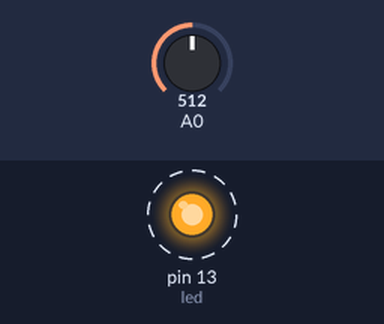
Simulated run of this sketch. Board: Arduino Uno, built with avr-gcc and run on an emulated ATmega328P. On the bench: output pins drawn as LEDs (lit = HIGH). Dashed ring = blinking. The inputs (shaded band) are chosen by the test bench; at power-on: A0 = 512.

Above: at 1.05 s.
1.3 s: A0 set to 485
At 1.3 s:
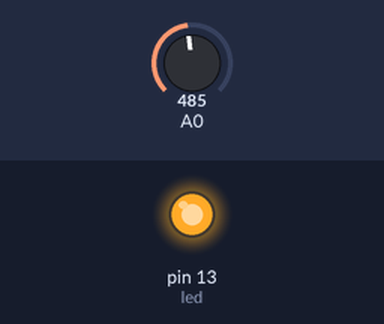
2.8 s: A0 set to 510
At 2.95 s:
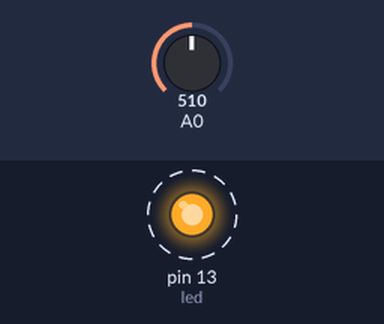
5.8 s: A0 set to 490
7.3 s: A0 set to 511
At 7.45 s:
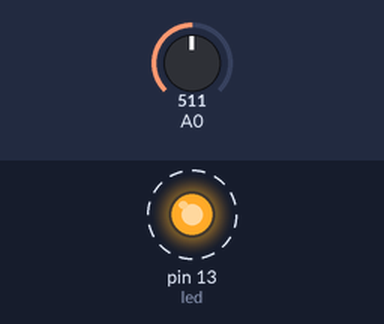
Timing chart, 0 to 11.3 s (numbered marks = the images above; inputs shaded):
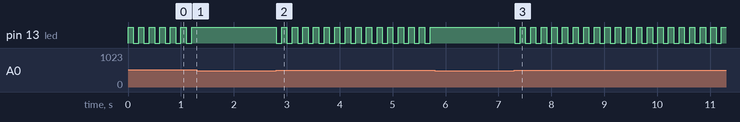

The sketch:

SoundSensorExample.ino
```cpp
/*Sound Sensor Example*/
int led = 13;
int threshold = 500; //Change this value if you want change the sensibility of sensor
int sound;
int led_value;

void setup()
{
    pinMode(led, OUTPUT);
    digitalWrite(led,LOW);
    led_value=0;
}

void loop()
{
    sound = analogRead(A0); // Reads the value from the Analog PIN A0
    if(sound>=threshold){
        led_value=!led_value;}
    digitalWrite(led, led_value);
    delay(100);
}
```

Measured:
- the behaviour switches between 500 and 499 on A0 (found by bisection; images 0 and 1)
- after the input at 1.3 s, pin 13 (led): stops changing and stays HIGH
- after the input at 2.8 s, pin 13 (led): alternates HIGH for 0.10 s and LOW for 0.10 s, starting at once
- after the input at 5.8 s, pin 13 (led): stops changing and stays HIGH
- after the input at 7.3 s, pin 13 (led): alternates HIGH for 0.10 s and LOW for 0.10 s, starting at once
- by itself, pin 13 (led): alternates HIGH for 0.10 s and LOW for 0.10 s
